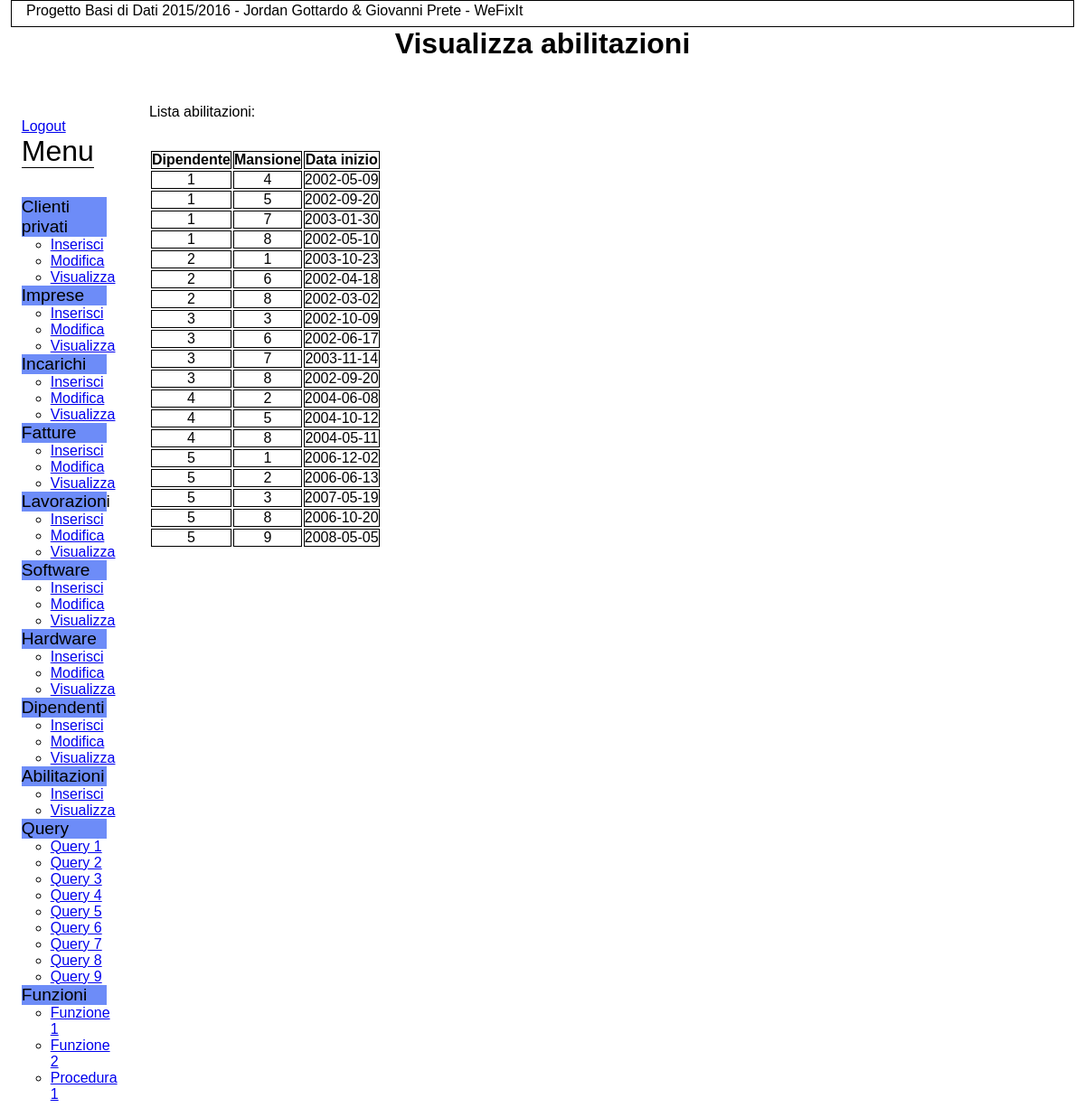
/viewAbilitazione.php (signed in), run on the app's committed database.
### tables this page shows
CREATE TABLE Abilitazione (
  dipendente int(11) NOT NULL,
  mansione int(11) NOT NULL,
  dataInizio date NOT NULL,
  PRIMARY KEY (dipendente, mansione),
  FOREIGN KEY (dipendente) REFERENCES Dipendente(ID) ON DELETE CASCADE,
  FOREIGN KEY (mansione) REFERENCES Mansione(ID) ON DELETE CASCADE
);

### web/functions.php (the view, shortened to what this page needs)
<?php
function printPageStart($title)
{
	echo<<<EOF
<!DOCTYPE html PUBLIC "-//W3C//DTD XHTML 1.0 Strict//EN" "http://www.w3.org/TR/xhtml1/DTD/xhtml1-strict.dtd">
<html xmlns="http://www.w3.org/1999/xhtml" xml:lang="it" lang="it">
<head>
	<title>Titolo</title>
	<meta http-equiv="Content-Type" content="text/html; charset=utf-8" />
	<link rel="stylesheet" type="text/css" href="css/style.css" />
	<script type="text/javascript" src="javascript/script.js"></script>
</head>
<body>
	<div id="header">
		<span>Progetto Basi di Dati 2015/2016 - Jordan Gottardo & Giovanni Prete - WeFixIt</span>
	</div>
	<div id="title">
		<h1>$title</h1>
	</div>
EOF;
}
function printSectionStart($text)
{
	echo<<<EOF
		<div id="section">
			<p id="description">$text</p>
EOF;
}
function printSectionEnd()
{
	echo<<<EOF
	</div>
EOF;
}
function printMenu()
{
	echo<<<EOF
	<div id="menu">
		<span id="logout"><a href="logout.php">Logout</a></span>
		<span id="menuSpan">Menu</span>
		<ul id="topMenuList">
			<li>Clienti privati</li>
			<ul class="midMenuList">
				<li><a href="insertCliente.php?type=privato">Inserisci</a></li>
				<li><a href="viewCliente.php?type=privato&request=edit">Modifica</a></li>
				<li><a href="viewCliente.php?type=privato&request=view">Visualizza</a></li>
			</ul>
			<li>Imprese</li>
			<ul class="midMenuList">
				<li><a href="insertCliente.php?type=impresa">Inserisci</a></li>
				<li><a href="viewCliente.php?type=impresa&request=edit">Modifica</a></li>
				<li><a href="viewCliente.php?type=impresa&request=view">Visualizza</a></li>
			</ul>
			<li>Incarichi</li>
			<ul class="midMenuList">
				<li><a href="viewCliente.php?request=insIncarico">Inserisci</a></li>
				<li><a href="viewIncarico.php?request=edit">Modifica</a></li>
				<li><a href="viewIncarico.php?request=view">Visualizza</a></li>
			</ul>
			<li>Fatture</li>
			<ul class="midMenuList">
				<li><a href="viewIncarico.php?request=insFattura">Inserisci</a></li>
				<li><a href="viewFattura.php?request=edit">Modifica</a></li>
				<li><a href="viewFattura.php?request=view">Visualizza</a></li>
			</ul>
			<li>Lavorazioni</li>
			<ul class="midMenuList">
				<li><a href="viewIncarico.php?request=insertLavorazione">Inserisci</a></li>
				<li><a href="viewLavorazione.php?request=edit">Modifica</a></li>
				<li><a href="viewLavorazione.php?request=view">Visualizza</a></li>
			</ul>
			<li>Software</li>
			<ul class="midMenuList">
				<li><a href="insertMansione.php?type=software">Inserisci</a></li>
				<li><a href="viewMansione.php?type=software&request=edit">Modifica</a></li>
				<li><a href="viewMansione.php?type=software&request=view">Visualizza</a></li>
			</ul>
			<li>Hardware</li>
			<ul class="midMenuList">
				<li><a href="insertMansione.php?type=hardware">Inserisci</a></li>
				<li><a href="viewMansione.php?type=hardware&request=edit">Modifica</a></li>
				<li><a href="viewMansione.php?type=hardware&request=view">Visualizza</a></li>
			</ul>
			<li>Dipendenti</li>
			<ul class="midMenuList">
				<li><a href="insertDipendente.php">Inserisci</a></li>
				<li><a href="viewDipendente.php?request=edit">Modifica</a></li>
				<li><a href="viewDipendente.php?request=view">Visualizza</a></li>
			</ul>
			<li>Abilitazioni</li>
			<ul class="midMenuList">
				<li><a href="viewDipendente.php?request=insAbilitazione">Inserisci</a></li>
				<li><a href="viewAbilitazione.php?request=view">Visualizza</a></li>
			</ul>
			<li>Query</li>
			<ul class="midMenuList">
				<li><a href="query1.php">Query 1</a></li>
				<li><a href="query2.php">Query 2</a></li>
				<li><a href="query3.php">Query 3</a></li>
				<li><a href="query4.php">Query 4</a></li>
				<li><a href="query5.php">Query 5</a></li>
				<li><a href="query6.php">Query 6</a></li>
				<li><a href="query7.php">Query 7</a></li>
				<li><a href="query8.php">Query 8</a></li>
				<li><a href="query9.php">Query 9</a></li>
			</ul>
			<li>Funzioni</li>
			<ul class="midMenuList">
				<li><a href="funzione1.php">Funzione 1</a></li>
				<li><a href="funzione2.php">Funzione 2</a></li>
				<li><a href="procedura1.php">Procedura 1</a></li>
			</ul>
		</ul>
	</div>
EOF;
}
function printPageEnd()
{
	echo<<<EOF
</body>
</html>
EOF;
}
function print_table_header($row)
{
	echo<<<EOF
	<table>
		<tr>
EOF;
	foreach ($row as $field)
		echo "<th>$field</th>\n";
		echo"</tr>\n";
}
function print_table_row($row)
{
	echo "<tr>\n";
	foreach ($row as $field)
		if ($field)
			echo "<td>$field</td>\n";
		else
			echo "<td>---</td>\n";
		echo "</tr>\n";
}
function print_table_end()
{
	echo "</table>\n";
}
?>

### web/viewAbilitazione.php (shortened to what this page needs)
<?php
require("functions.php");
printPageStart("Visualizza abilitazioni");
printMenu();
printSectionStart("Lista abilitazioni:");
$conn=connectDB();
$query="SELECT * FROM Abilitazione";
$result=mysqli_query($conn, $query) or die(mysqli_error($conn));
echo "<form action='";
echo "' method=POST>";
$intestazione=array("Dipendente", "Mansione", "Data inizio");
print_table_header($intestazione);
while ($row = mysqli_fetch_row($result))
{
	print_table_row(array_merge($row));
}
print_table_end();
echo<<<EOF
</form>
EOF;
printSectionEnd();
printPageEnd();
?>

### web/css/style.css (style rules this page uses)
* { padding: 0; margin: 0; }
body, html { margin: auto; font-size: 100%; font-family: Verdana, Helvetica, sans-serif; }
body { width: 98%; }
#header { padding-top: 0.1em; padding-bottom: 0.5em; padding-left: 1em; padding-right: 1em; border: 1px solid black; }
#title { text-align: center; margin-bottom: 3em; }
#logout { display: block; }
#menu { width: 8%; float: left; margin-top: 1.0em; margin-right: 1%; margin-bottom: 1.0em; margin-left: 1%; }
#menuSpan { font-size: 2em; font-style: bold; border-bottom: 1px solid black; }
#topMenuList { margin-top: 2em; list-style: none; }
#topMenuList > li { font-size: 1.2em; background-color: #6d8cf8; }
.midMenuList > li { font-size: 1em; margin-left: 2em; }
#section { margin-left: 13%; }
#description { margin-bottom:2em; }
td, th { border: 1px solid black; text-align: center; padding: 0em; }

### data on the page
abilitazione: dipendente "1", mansione "4", dataInizio "2002-05-09"
abilitazione: dipendente "1", mansione "5", dataInizio "2002-09-20"
abilitazione: dipendente "1", mansione "7", dataInizio "2003-01-30"
abilitazione: dipendente "1", mansione "8", dataInizio "2002-05-10"
abilitazione: dipendente "2", mansione "1", dataInizio "2003-10-23"
abilitazione: dipendente "2", mansione "6", dataInizio "2002-04-18"
abilitazione: dipendente "2", mansione "8", dataInizio "2002-03-02"
abilitazione: field "3", dataInizio "2002-10-09"
abilitazione: dipendente "3", mansione "6", dataInizio "2002-06-17"
abilitazione: dipendente "3", mansione "7", dataInizio "2003-11-14"
abilitazione: dipendente "3", mansione "8", dataInizio "2002-09-20"
abilitazione: dipendente "4", mansione "2", dataInizio "2004-06-08"
abilitazione: dipendente "4", mansione "5", dataInizio "2004-10-12"
abilitazione: dipendente "4", mansione "8", dataInizio "2004-05-11"
abilitazione: dipendente "5", mansione "1", dataInizio "2006-12-02"
abilitazione: dipendente "5", mansione "2", dataInizio "2006-06-13"
abilitazione: dipendente "5", mansione "3", dataInizio "2007-05-19"
abilitazione: dipendente "5", mansione "8", dataInizio "2006-10-20"
abilitazione: dipendente "5", mansione "9", dataInizio "2008-05-05"

### other printed values
$title "Visualizza abilitazioni"
$text "Lista abilitazioni:"
$field "Dipendente"
$field "Mansione"
$field "Data inizio"
